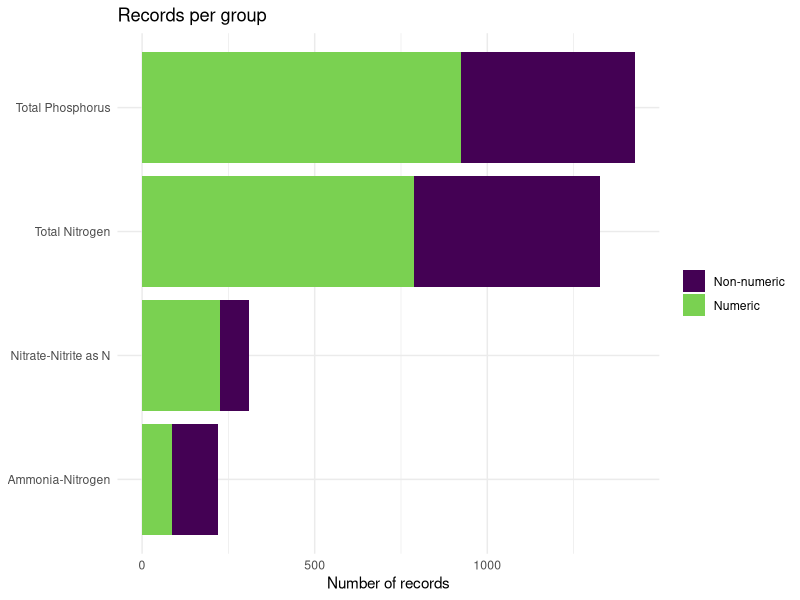
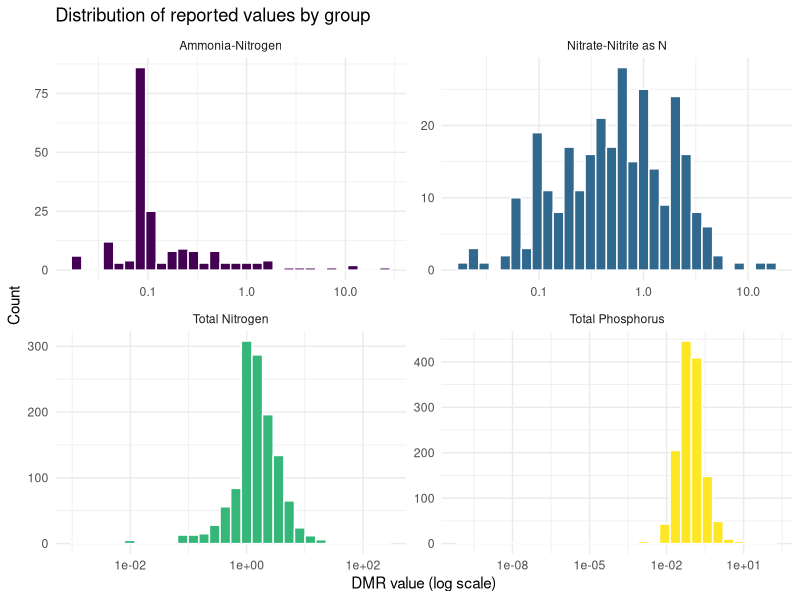
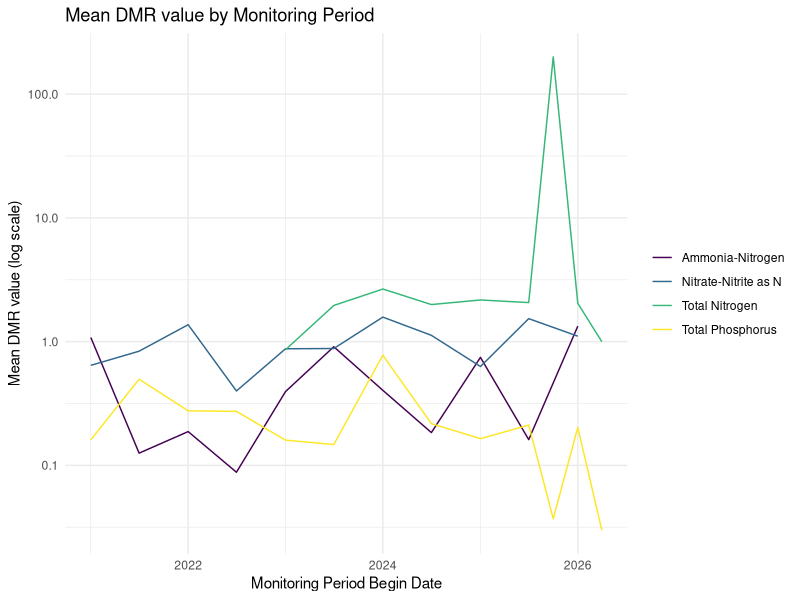
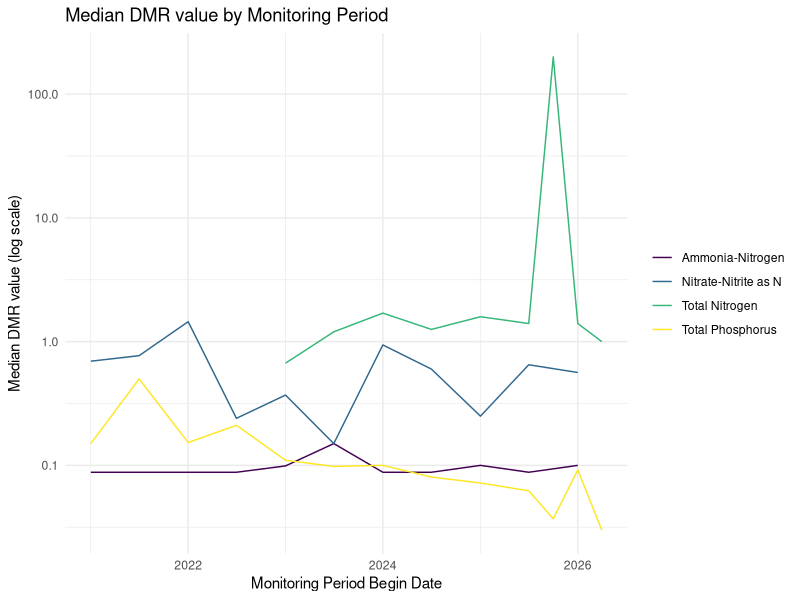
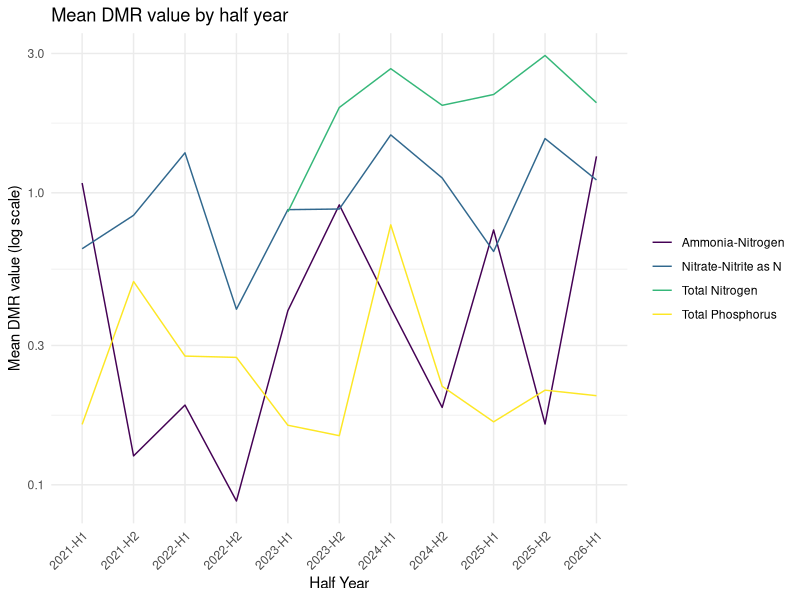
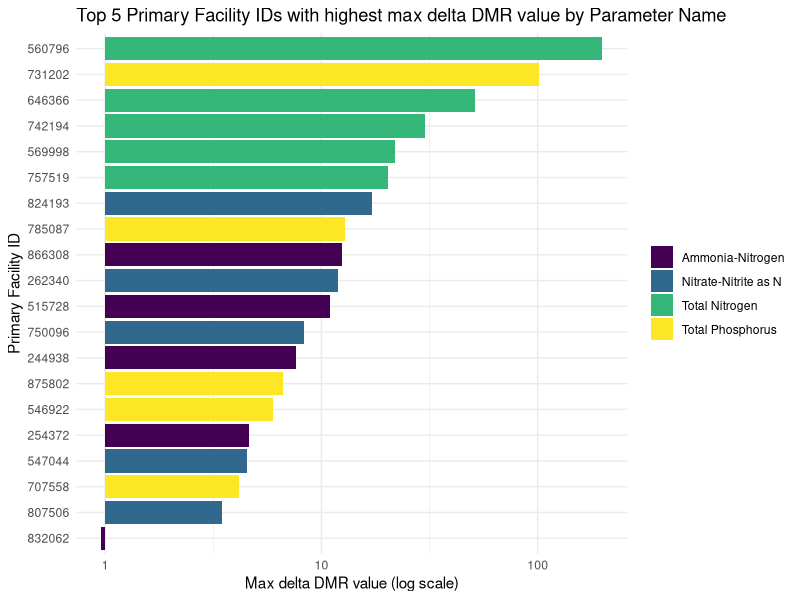
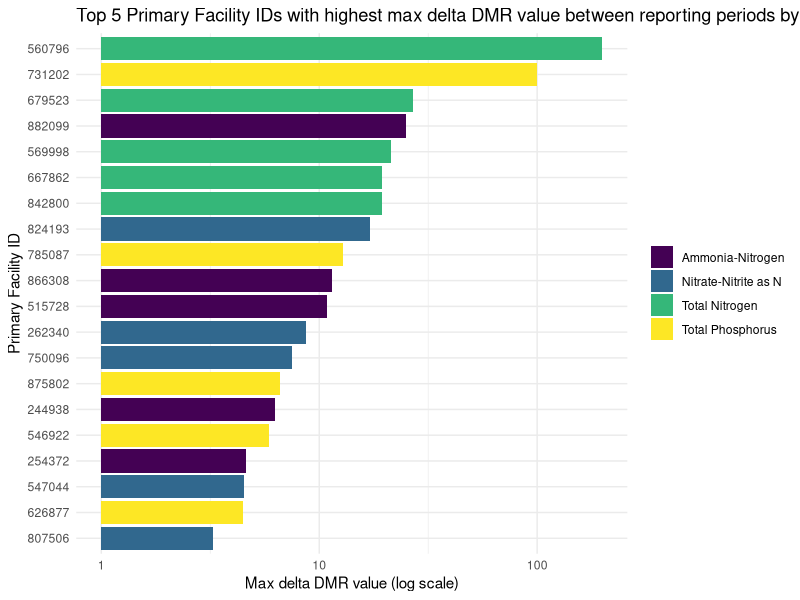
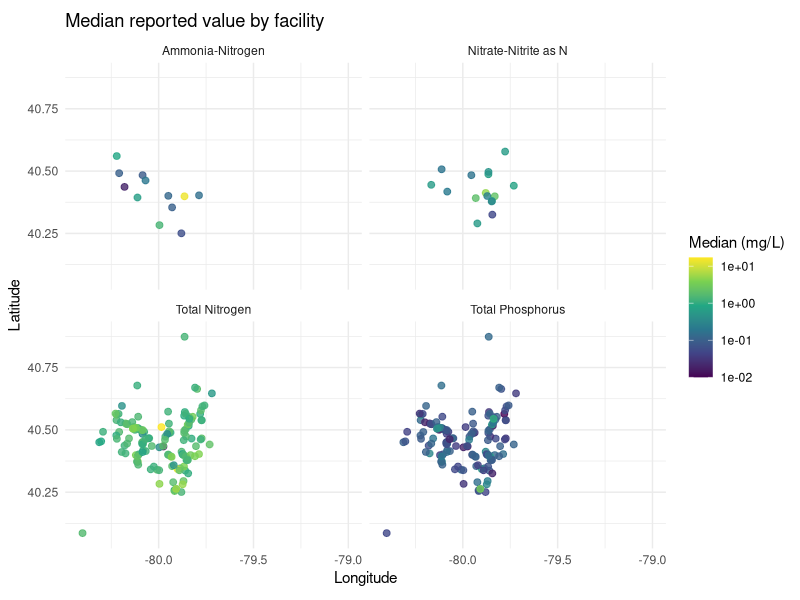

Source code (R) for these figures, in order:
library(tidyverse)

all_data <- read_csv("edmr_csvs/combined_data.csv")
View(all_data)
names(all_data)

unique(all_data$Parameter_Name)


all_nitrogen = all_data %>%
  filter(Parameter_Name == "Total Nitrogen" | Parameter_Name == "Total Phosphorus" | Parameter_Name == "Ammonia-Nitrogen" | Parameter_Name == "Nitrate-Nitrogen" | Parameter_Name == "Nitrate-Nitrite as N")

all_nitrogen |>
 mutate(numeric = if_else(is.na(suppressWarnings(as.numeric(DMR_Value))),
 "Non-numeric", "Numeric")) |>
 count(Parameter_Name, numeric) |>
 ggplot(aes(x = reorder(Parameter_Name, n, sum), y = n, fill = numeric)) +
 geom_col() +
 coord_flip() +
 scale_fill_viridis_d(end = 0.8) +
 theme_minimal() +
 labs(title = "Records per group", x = NULL, y = "Number of records", fill = NULL)

records_with_E = all_nitrogen |>
 filter(str_detect(DMR_Value, "E"))

records_with_FF = all_nitrogen |>
 filter(str_detect(DMR_Value, "FF"))

records_with_GG = all_nitrogen |>
 filter(str_detect(DMR_Value, "GG"))


records_with_EorFF = all_nitrogen |>
 filter(str_detect(DMR_Value, "E|FF"))


# Makes values that are "< X" numeric by removing the "<" and converting to numeric. Also removes "GG" values.
all_nitrogen_cleaned = all_nitrogen |>
  mutate(DMR_Value = if_else(str_detect(DMR_Value, "<"),
                              str_remove(DMR_Value, "<"),
                              DMR_Value)) |>
  filter(!str_detect(DMR_Value, "GG")) |>
  mutate(DMR_Value = as.numeric(DMR_Value))



summary(all_nitrogen_cleaned$DMR_Value)

all_nitrogen_cleaned |>
filter(DMR_Value > 0) |>
ggplot(aes(x = DMR_Value, fill = Parameter_Name)) +
geom_histogram(bins = 30, color = "white") +
scale_x_log10() +
scale_fill_viridis_d(guide = "none") +
facet_wrap(~ Parameter_Name, scales = "free") +
theme_minimal() +
labs(title = "Distribution of reported values by group",
x = "DMR value (log scale)", y = "Count")

# maximum row for dmr in each category
View(all_nitrogen_cleaned |>
  group_by(Parameter_Name) |>
  slice_max(DMR_Value, n = 5))

View(all_nitrogen[which(all_nitrogen$Statistical_Base_Code != "Daily Maximum"),])


# time plot, date stored as Monitoring_Period_Begin_Date, which is a character. Need to convert to date first.
# Get mean DMR for each of the four categories by Monitoring_Period_Begin_Date, formatted as 07/01/2021 (MM-DD-YYYY)
all_nitrogen_cleaned |>
  mutate(Monitoring_Period_Begin_Date = as.Date(Monitoring_Period_Begin_Date, format = "%m/%d/%Y")) |>
  group_by(Parameter_Name, Monitoring_Period_Begin_Date) |>
  summarise(mean_DMR = mean(DMR_Value, na.rm = TRUE)) |>
  ggplot(aes(x = Monitoring_Period_Begin_Date, y = mean_DMR, color = Parameter_Name)) +
  geom_line() +
  scale_y_log10() +
  scale_color_viridis_d() +
  theme_minimal() +
  labs(title = "Mean DMR value by Monitoring Period", x = "Monitoring Period Begin Date", y = "Mean DMR value (log scale)", color = NULL)
# Median
all_nitrogen_cleaned |>
  mutate(Monitoring_Period_Begin_Date = as.Date(Monitoring_Period_Begin_Date, format = "%m/%d/%Y")) |>
  group_by(Parameter_Name, Monitoring_Period_Begin_Date) |>
  summarise(median_DMR = median(DMR_Value, na.rm = TRUE)) |>
  ggplot(aes(x = Monitoring_Period_Begin_Date, y = median_DMR, color = Parameter_Name)) +
  geom_line() +
  scale_y_log10() +
  scale_color_viridis_d() +
  theme_minimal() +
  labs(title = "Median DMR value by Monitoring Period", x = "Monitoring Period Begin Date", y = "Median DMR value (log scale)", color = NULL)

# Group by every half year for this plot, e.g. 01/01/2021 to 06/30/2021, 07/01/2021 to 12/31/2021, etc.
all_nitrogen_cleaned |>
  mutate(Monitoring_Period_Begin_Date = as.Date(Monitoring_Period_Begin_Date, format = "%m/%d/%Y")) |>
  mutate(half_year = if_else(month(Monitoring_Period_Begin_Date) <= 6, 
                           paste0(year(Monitoring_Period_Begin_Date), "-H1"), 
                           paste0(year(Monitoring_Period_Begin_Date), "-H2"))) |>
  group_by(Parameter_Name, half_year) |>
  summarise(mean_DMR = mean(DMR_Value, na.rm = TRUE)) |>
  ggplot(aes(x = half_year, y = mean_DMR, color = Parameter_Name, group = Parameter_Name)) +
  geom_line() +
  scale_y_log10() +
  scale_color_viridis_d() +
  theme_minimal() +
  labs(title = "Mean DMR value by half year", x = "Half Year", y = "Mean DMR value (log scale)", color = NULL) +
  theme(axis.text.x = element_text(angle = 45, hjust = 1))
# Which centers had the biggest delta between any two Monitoring Periods? 
# e.g. for Total Nitrogen, which center had the biggest difference between monitoring period 1 and 2, 2 and 3, etc.
# Just the max over all the time differences
# Plot as a line graph with the x-axis as the Primary_Facility_ID and the y-axis as the max delta, colored by Parameter_Name

# Top 5 Primary_Facility_IDs with the highest max delta for each Parameter_Name
all_nitrogen_cleaned |>
  mutate(Monitoring_Period_Begin_Date = as.Date(Monitoring_Period_Begin_Date, format = "%m/%d/%Y")) |>
  group_by(Parameter_Name, Primary_Facility_ID) |>
  summarise(max_delta = max(DMR_Value) - min(DMR_Value)) |>
  slice_max(max_delta, n = 5) |>
  ggplot(aes(x = reorder(Primary_Facility_ID, max_delta), y = max_delta, fill = Parameter_Name)) +
  geom_col() +
  scale_y_log10() +
  scale_fill_viridis_d() +
  theme_minimal() +
  labs(title = "Top 5 Primary Facility IDs with highest max delta DMR value by Parameter Name", x = "Primary Facility ID", y = "Max delta DMR value (log scale)", fill = NULL) +
  coord_flip()

# Between any two reporting periods instead of max - min
all_nitrogen_cleaned |>
  mutate(Monitoring_Period_Begin_Date = as.Date(Monitoring_Period_Begin_Date, format = "%m/%d/%Y")) |>
  group_by(Parameter_Name, Primary_Facility_ID) |>
  arrange(Monitoring_Period_Begin_Date) |>
  summarise(max_delta = max(DMR_Value - lag(DMR_Value), na.rm = TRUE)) |>
  slice_max(max_delta, n = 5) |>
  ggplot(aes(x = reorder(Primary_Facility_ID, max_delta), y = max_delta, fill = Parameter_Name)) +
  geom_col() +
  scale_y_log10() +
  scale_fill_viridis_d() +
  theme_minimal() +
  labs(title = "Top 5 Primary Facility IDs with highest max delta DMR value between reporting periods by Parameter Name", x = "Primary Facility ID", y = "Max delta DMR value (log scale)", fill = NULL) +
  coord_flip()

# Spatial EDA
pad <- 0.02
lat_lim <- range(all_nitrogen_cleaned$Latitude, na.rm = TRUE) + c(-pad, pad)
lon_lim <- range(all_nitrogen_cleaned$Longitude, na.rm = TRUE) + c(-pad, pad)

nitrogen_map <- all_nitrogen_cleaned |>
filter(!is.na(Latitude), !is.na(Longitude), Longitude < -76)

facility_nitrogen <- nitrogen_map |>
filter(DMR_Value > 0) |>
group_by(Parameter_Name, Primary_Facility_ID, Latitude, Longitude) |>
summarise(median_value = median(DMR_Value), n = n(), .groups = "drop")

ggplot(facility_nitrogen, aes(x = Longitude, y = Latitude, color = median_value)) +
geom_point(size = 2, alpha = 0.8) +
scale_color_viridis_c(trans = "log10") +
coord_quickmap(xlim = c(lon_lim[1], -79), ylim = lat_lim) +
facet_wrap(~ Parameter_Name) +
theme_minimal() +
labs(title = "Median reported value by facility",
color = "Median (mg/L)")


# Numerical value of less thans versus observations that were already numbers
all_nitrogen |>
  mutate(numeric = if_else(is.na(suppressWarnings(as.numeric(DMR_Value))),
                           "Non-numeric", "Numeric")) |>
  count(Parameter_Name, numeric) |>
  ggplot(aes(x = reorder(Parameter_Name, n, sum), y = n, fill = numeric)) +
  geom_col() +
  coord_flip() +
  scale_fill_viridis_d(end = 0.8) +
  theme_minimal() +
  labs(title = "Records per group", x = NULL, y = "Number of records", fill = NULL)

# Compare average of "< X" versus X observations by category

all_nitrogen |>
  mutate(DMR_Value = if_else(str_detect(DMR_Value, "<"),
                             str_remove(DMR_Value, "<"),
                             DMR_Value)) |>
  filter(!str_detect(DMR_Value, "GG")) |>
  mutate(DMR_Value = as.numeric(DMR_Value)) |>
  group_by(Parameter_Name) |>
  summarise(mean_value = mean(DMR_Value, na.rm = TRUE),
            mean_less_than_value = mean(as.numeric(str_remove(DMR_Value[str_detect(all_nitrogen$DMR_Value, "<")], "<")), na.rm = TRUE)) |>
  pivot_longer(cols = c(mean_value, mean_less_than_value), names_to = "type", values_to = "mean") |>
  ggplot(aes(x = reorder(Parameter_Name, mean), y = mean, fill = type)) +
  geom_col(position = "dodge") +
  scale_fill_viridis_d(end = 0.8) +
  theme_minimal() +
  labs(title = "Mean reported value by group", x = NULL, y = "Mean value (mg/L)", fill = NULL) +
  coord_flip()

# medians

all_nitrogen |>
  mutate(DMR_Value = if_else(str_detect(DMR_Value, "<"),
                             str_remove(DMR_Value, "<"),
                             DMR_Value)) |>
  filter(!str_detect(DMR_Value, "GG")) |>
  mutate(DMR_Value = as.numeric(DMR_Value)) |>
  group_by(Parameter_Name) |>
  summarise(median_value = median(DMR_Value, na.rm = TRUE),
            median_less_than_value = median(as.numeric(str_remove(DMR_Value[str_detect(all_nitrogen$DMR_Value, "<")], "<")), na.rm = TRUE)) |>
  pivot_longer(cols = c(median_value, median_less_than_value), names_to = "type", values_to = "median") |>
  ggplot(aes(x = reorder(Parameter_Name, median), y = median, fill = type)) +
  geom_col(position = "dodge") +
  scale_fill_viridis_d(end = 0.8) +
  theme_minimal() +
  labs(title = "Median reported value by group", x = NULL, y = "Median value (mg/L)", fill = NULL) +
  coord_flip()

# Ridge plot of those two distributions (the numeric and less-than values) for 4 parameters
